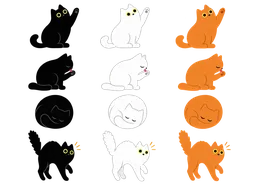
#> input picture art/poses-1.webp, 256 x 192 px, shrunk from 1448 x 1086 before the run
$ python cut-poses.py
#> lines starting #> are read from the running program, lines starting #| are printed output that depends on the picture; after the words box and inside, x2 and y2 are one past the last pixel; in counts of white or black regions, pixels touching at a corner belong together
"""Cut the cat pose sheets in art/ into one transparent WebP per pose.

Each sheet is a 3 x 4 grid: columns = black, white, orange cat; rows = poses.
Output: public/cats/<cat>/<pose>.webp and src/cats/poses.json (size + foot anchor).

    pip install pillow numpy scipy
    python3 scripts/cut-poses.py
"""
import json
from pathlib import Path

import numpy as np
from PIL import Image
from scipy import ndimage

ROOT = Path(__file__).resolve().parent.parent
SHEETS = {
    'art/poses-1.webp': ['reach', 'groom', 'sleep', 'startled'],
    'art/poses-2.webp': ['sit', 'walk', 'stretch', 'hopAway'],
    'art/poses-3.webp': ['run', 'pounceUp', 'crouch', 'roll'],
}
CATS = ['black', 'white', 'orange']
PAD = 4


def foreground_alpha(img):
    """Alpha channel for the figures, whether the sheet is transparent or on white."""
    rgba = np.array(img.convert('RGBA')).astype(np.int16)
    alpha = rgba[..., 3]
    if (alpha < 40).mean() > 0.3:  # already cut out
        a = alpha.copy()
        a[a < 40] = 0
        return rgba, a
    # White background: flood-fill near-white pixels connected to the border.
    near_white = rgba[..., :3].min(axis=2) >= 232
    labels, _ = ndimage.label(near_white)
    border = np.unique(np.concatenate([labels[0], labels[-1], labels[:, 0], labels[:, -1]]))
    background = np.isin(labels, border[border > 0])
    a = np.where(background, 0, 255).astype(np.int16)
    # soften the edge a little
    edge = ndimage.binary_dilation(background) & ~background
    a[edge] = 160
    return rgba, a


def main():
    out_meta = {}
    for sheet, poses in SHEETS.items():
        rgba, alpha = foreground_alpha(Image.open(ROOT / sheet))
#> in foreground_alpha, `a[a < 40] = 0`: a: shape (192, 256) int16; min 0, max 255, mean 69
        H, W = alpha.shape
#> H = 192; W = 256
        mask = alpha > 0
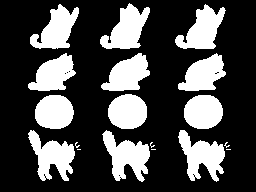
#> mask: shape (192, 256) bool; 28.9% white; 18 white regions (6 under 20 px), largest, box (x1, y1, x2, y2) and area: (102, 130, 150, 182) 1331, (178, 130, 225, 182) 1298, (28, 130, 75, 181) 1265
        labels, n = ndimage.label(ndimage.binary_dilation(mask, iterations=2))
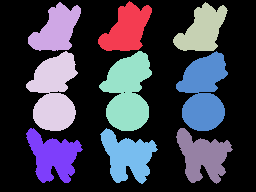
#> labels: shape (192, 256) int32; 10 distinct labels, from 0 to 9; one colour per label, 0 black
#> n = 9
        labels[~mask] = 0
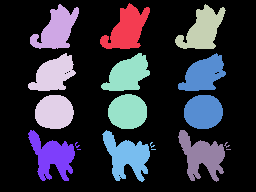
#> labels: shape (192, 256) int32; 10 distinct labels, from 0 to 9; one colour per label, 0 black
        areas = ndimage.sum(mask, labels, index=range(1, n + 1))
#> areas = [1261, 1191, 1221, 2169, 2235, 2188, 1282, 1348, 1316]
        centres = ndimage.center_of_mass(mask, labels, index=range(1, n + 1))
#> centres = [(28.85, 126.5), (29.14, 56.21), (29.51, 202.2), (92.69, 53.53), (92.35, 127.3), (92.51, 203), (156, 52.27), (156, 126.8), (155.8, 201.9)]
        big = [i for i in range(n) if areas[i] > areas.max() * 0.15]
#> big = [0, 1, 2, 3, 4, 5, 6, 7, 8]
        # each big blob is a cat: it goes to the grid cell of its centre
        cells = {}
        for i in big:
            cy, cx = centres[i]
            cells.setdefault((min(3, int(cy // (H / 4))), min(2, int(cx // (W / 3)))), []).append(i + 1)
#> this loop made 9 passes
#> after the loop, cells = 9 items
        # small blobs (tail tufts, "!" marks) belong to the nearest cat
        for i in range(n):
            if i in big or areas[i] < 20:
                continue
            cy, cx = centres[i]
            nearest = min(big, key=lambda b: (centres[b][0] - cy) ** 2 + (centres[b][1] - cx) ** 2)
            for ids in cells.values():
                if nearest + 1 in ids:
                    ids.append(i + 1)

        for (row, col), ids in sorted(cells.items()):
            cat, pose = CATS[col], poses[row]
            figure = np.isin(labels, ids)
            ys, xs = np.nonzero(figure)
            y0, y1, x0, x1 = ys.min(), ys.max() + 1, xs.min(), xs.max() + 1
            crop = rgba[y0:y1, x0:x1].copy()
            crop[..., 3] = np.where(figure[y0:y1, x0:x1], alpha[y0:y1, x0:x1], 0)
            h, w = crop.shape[:2]
            canvas = np.zeros((h + PAD * 2, w + PAD * 2, 4), dtype=np.uint8)
            canvas[PAD:PAD + h, PAD:PAD + w] = crop.clip(0, 255)
            # foot anchor: centre of the opaque pixels in the lowest 12% of the figure
            a = canvas[..., 3] > 0
            rows = np.nonzero(a.any(axis=1))[0]
            band = a[rows[-1] - max(3, int(h * 0.12)):rows[-1] + 1]
            fx = np.nonzero(band.any(axis=0))[0]
            anchor_x = (fx.min() + fx.max()) / 2
            dest = ROOT / 'public/cats' / cat
            dest.mkdir(parents=True, exist_ok=True)
            Image.fromarray(canvas).save(dest / f'{pose}.webp', 'WEBP', quality=88, method=6)
            out_meta.setdefault(cat, {})[pose] = {
                'w': int(canvas.shape[1]),
                'h': int(canvas.shape[0]),
                'ax': round(float(anchor_x), 1),
                'ay': int(rows[-1] + 1),
            }
#> this loop made 9 passes
#> (row, col, ids, cat, pose, y0, y1, x0) on passes 1 to 9: (0, 0, [2], 'black', 'reach', 4, 49, 30), (0, 1, [1], 'white', 'reach', 3, 49, 100), (0, 2, [3], 'orange', 'reach', 4, 49, 175), (1, 0, [4], 'black', 'groom', 53, 129, 28), (1, 1, [5], 'white', 'groom', 53, 129, 101), (1, 2, [6], 'orange', 'groom', 53, 129, 178), (3, 0, [7], 'black', 'startled', 130, 181, 28), (3, 1, [8], 'white', 'startled', 130, 182, 102), (3, 2, [9], 'orange', 'startled', 130, 182, 178)
#> pass 1, in main, `a = canvas[..., 3] > 0`:
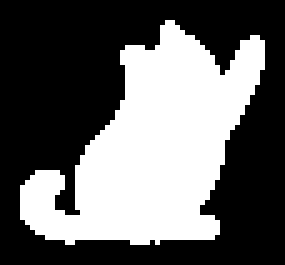
#> a: shape (53, 57) bool (shown 5 times larger); 39.4% white; 1 white region, box (x1, y1, x2, y2) and area: (4, 4, 53, 49) 1191
#> pass 1, in main, `Image.fromarray(canvas).save(dest / f'{pose}.webp', 'WEBP', quality=88..`:
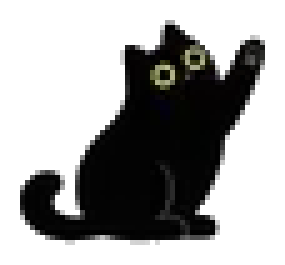
#> saved as reach.webp: PIL image 57x53 RGBA (shown 5 times larger); mean R, G, B, A 3.5, 3.4, 2.8, 94.1; transparent parts drawn white
#> after the loop:
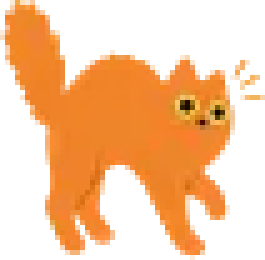
#> crop: shape (52, 53, 4) int16 (shown 5 times larger); mean R, G, B, A 197.3, 119.2, 55.3, 111.5; transparent parts drawn white
#> after the loop:
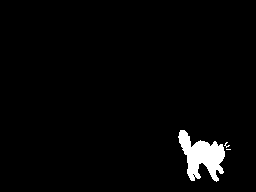
#> figure: shape (192, 256) bool; 2.7% white; 3 white regions (2 under 20 px), largest, box (x1, y1, x2, y2) and area: (178, 130, 225, 182) 1298
#> pass 2 of the loop in main, `for sheet, poses in SHEETS.items():`:
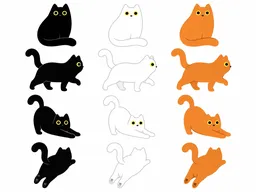
#> input picture art/poses-2.webp, 256 x 192 px, shrunk from 1448 x 1086 before the run
#> alpha: shape (192, 256) int16; every value is 255
#> near_white: shape (192, 256) bool; 77.9% white; 57 black regions (34 under 20 px), largest, box (x1, y1, x2, y2) and area: (170, 47, 232, 92) 1487, (25, 48, 84, 92) 1350, (179, 2, 220, 48) 1306
#> edge: shape (192, 256) bool; 4.5% white in thin lines or dots, all inside (x1, y1, x2, y2) = (25, 2, 232, 190)
#> in main, `labels[~mask] = 0`:
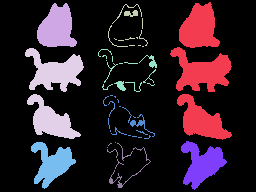
#> labels: shape (192, 256) int32; 10 distinct labels, from 0 to 9; one colour per label, 0 black
#> areas = [4020, 1221, 218, 2468, 310, 245, 1168, 1054, 205]
#> centres = [(71.9, 200.5), (27.63, 56.38), (24.15, 128.7), (93.35, 52.97), (72.52, 128.8), (121.1, 128.9), (163.3, 201.6), (163.1, 51.7), (165.8, 123.6)]
#> big = [0, 1, 3, 6, 7]
#> the loop in main, `for i in big:` made 5 passes
#> after the loop in main, `for i in big:`: cells = {(1, 2): [1], (0, 0): [2], (1, 0): [4], (3, 2): [7], (3, 0): [8]}
#> the loop in main, `for i in range(n):` made 9 passes
#> (cy, cx, nearest) on passes 3, 5, 6, 9: (24.15, 128.7, 1), (72.52, 128.8, 0), (121.1, 128.9, 3), (165.8, 123.6, 7)
#> after the loop in main, `for i in range(n):`: ids = [8, 9]
#> the loop in main, `for (row, col), ids in sorted(cells.items()):` made 5 passes
#> (row, col, ids, cat, pose, y0, y1, x0) on passes 1 to 4: (0, 0, [2, 3], 'black', 'sit', 3, 47, 37), (1, 0, [4, 6], 'black', 'walk', 48, 139, 25), (1, 2, [1, 5], 'orange', 'walk', 2, 140, 98), (3, 0, [8, 9], 'black', 'hopAway', 142, 189, 31)
#> after the loop in main, `for (row, col), ids in sorted(cells.items()):`:
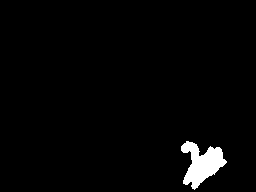
#> figure: shape (192, 256) bool; 2.4% white; 1 white region, box (x1, y1, x2, y2) and area: (181, 141, 227, 190) 1168
#> pass 3 of the loop in main, `for sheet, poses in SHEETS.items():`:
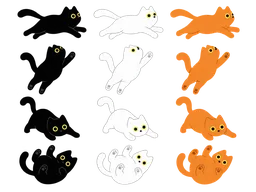
#> input picture art/poses-3.webp, 256 x 192 px, shrunk from 1448 x 1086 before the run
#> mask: shape (192, 256) bool; 31.3% white; 12 white regions, largest, box (x1, y1, x2, y2) and area: (96, 145, 154, 185) 1413, (19, 145, 78, 185) 1402, (176, 145, 233, 185) 1399
#> in main, `labels[~mask] = 0`:
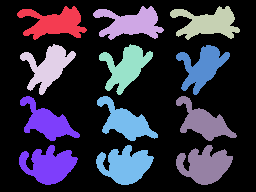
#> labels: shape (192, 256) int32; 10 distinct labels, from 0 to 9; one colour per label, 0 black
#> areas = [1273, 1316, 1288, 1251, 1276, 1245, 2551, 2599, 2562]
#> centres = [(22.65, 54.01), (22.91, 130.4), (22.72, 207.2), (66.38, 47.6), (66.68, 125.3), (66.63, 201.8), (145.4, 47.59), (145, 124.9), (145.2, 203.9)]
#> big = [0, 1, 2, 3, 4, 5, 6, 7, 8]
#> the loop in main, `for i in big:` made 9 passes
#> after the loop in main, `for i in big:`: cells = 9 items
#> after the loop in main, `for i in range(n):`: ids = [7]
#> the loop in main, `for (row, col), ids in sorted(cells.items()):` made 9 passes
#> (row, col, ids, cat, pose, y0, y1, x0) on passes 1, 2, 3, 5, 7, 8, 9: (0, 0, [1], 'black', 'run', 6, 40, 17), (0, 1, [2], 'white', 'run', 6, 40, 93), (0, 2, [3], 'orange', 'run', 6, 40, 170), (1, 1, [5], 'white', 'pounceUp', 44, 95, 99), (3, 0, [7], 'black', 'roll', 96, 185, 19), (3, 1, [8], 'white', 'roll', 96, 185, 96), (3, 2, [9], 'orange', 'roll', 96, 185, 176)
#> after the loop in main, `for (row, col), ids in sorted(cells.items()):`:
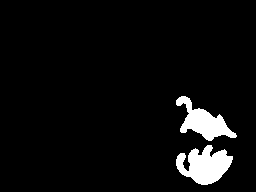
#> figure: shape (192, 256) bool; 5.2% white; 2 white regions, box (x1, y1, x2, y2) and area: (176, 145, 233, 185) 1399, (176, 96, 237, 141) 1163
    (ROOT / 'src/cats/poses.json').write_text(json.dumps(out_meta, indent=2))
    print({c: sorted(p) for c, p in out_meta.items()})


if __name__ == '__main__':
    main()
